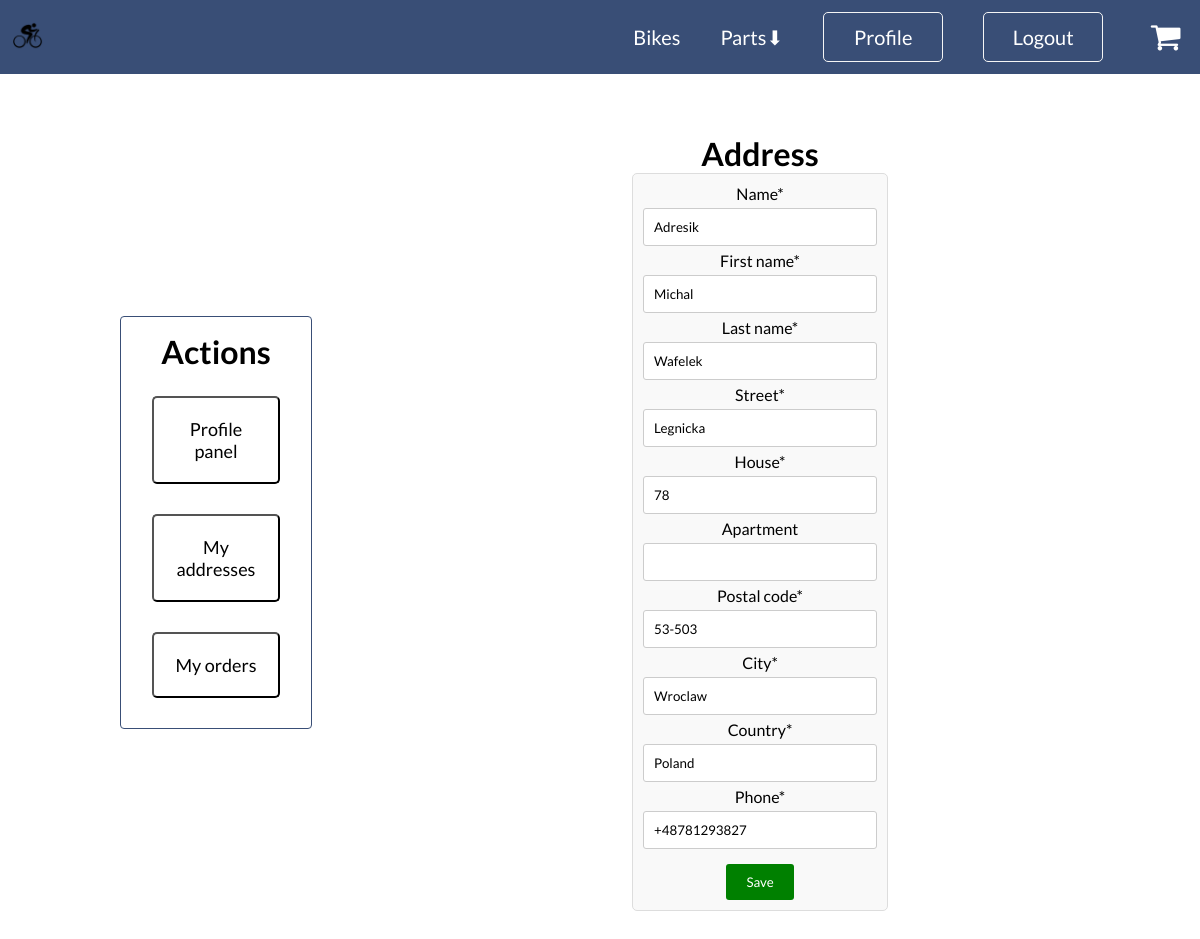
Page /profile/addresses/7/ (signed in) on the committed database.
### users/models.py (models this page shows, shortened)
class Address(models.Model):
    name = models.CharField(max_length=50, unique=True)
    first_name = models.CharField(max_length=30)
    last_name = models.CharField(max_length=30)
    street = models.CharField(max_length=100)
    house = models.CharField(max_length=10)
    apartment = models.CharField(max_length=10, blank=True, null=True)
    postal_code = models.CharField(max_length=10)
    city = models.CharField(max_length=50)
    country = models.CharField(max_length=20)
    phone = PhoneNumberField(unique=True)
    user = models.ForeignKey(User, on_delete=models.CASCADE)

### users/views.py (the view, shortened to what this page needs)
# urls.py: path('profile/addresses/<int:pk>/', UpdateAddressView.as_view(), name='addresses-update'),
class UpdateAddressView(LoginRequiredMixin, UserPassesTestMixin, UpdateView):
    model = Address
    form_class = AddressForm
    template_name = 'users/address_form.html'
    success_url = reverse_lazy('users:addresses')
    def test_func(self):
        address = self.get_object()
        return self.request.user == address.user

### users/forms.py
class AddressForm(forms.ModelForm):
    class Meta:
        model = Address
        exclude = ['user']

### shop/context_processors.py (called while the page is built)
def products(request):
    categories = Category.objects.exclude(name="Bikes")
    bikes_category = Category.objects.get(name="Bikes")
    return {'categories': categories, 'bikes_category': bikes_category}

### shop/models.py (called while the page is built)
    def get_absolute_url(self):
        return reverse('shop:product-list', args=[self.name.lower()])

### templates/users/address_form.html (shortened to what this page needs)
{% extends "base_profile.html" %}
{% load crispy_forms_tags %}
{% block profile_content %}
<h1>Address</h1>
<form class="custom-form" method="post">
    {{ form|crispy }}
    <input type="submit" value="Save">
</form>
{% endblock profile_content %}

### static/css/style.css (style rules this page uses)
* { margin: 0; padding: 0; box-sizing: border-box; font-family: 'Lato', sans-serif; }
body { background-color: #ffffff; }
form.custom-form { width: 40%; margin: 0 auto; padding: 10px; background-color: #f9f9f9; border: 1px solid #ddd; border-radius: 5px; }
form.custom-form input[type="text"], form.custom-form input[type="email"] { width: 100%; padding: 10px; margin: 5px 0; border: 1px solid #ccc; border-radius: 3px; }
form.custom-form input[type="submit"] { background-color: green; color: white; padding: 10px 20px; border: none; border-radius: 3px; cursor: pointer; margin-top: 10px; }

### rows in the picture
Address: name "Adresik", first_name "Michal", last_name "Wafelek", street "Legnicka", house "78", postal_code "53-503", city "Wroclaw", country "Poland", phone "+48781293827"
